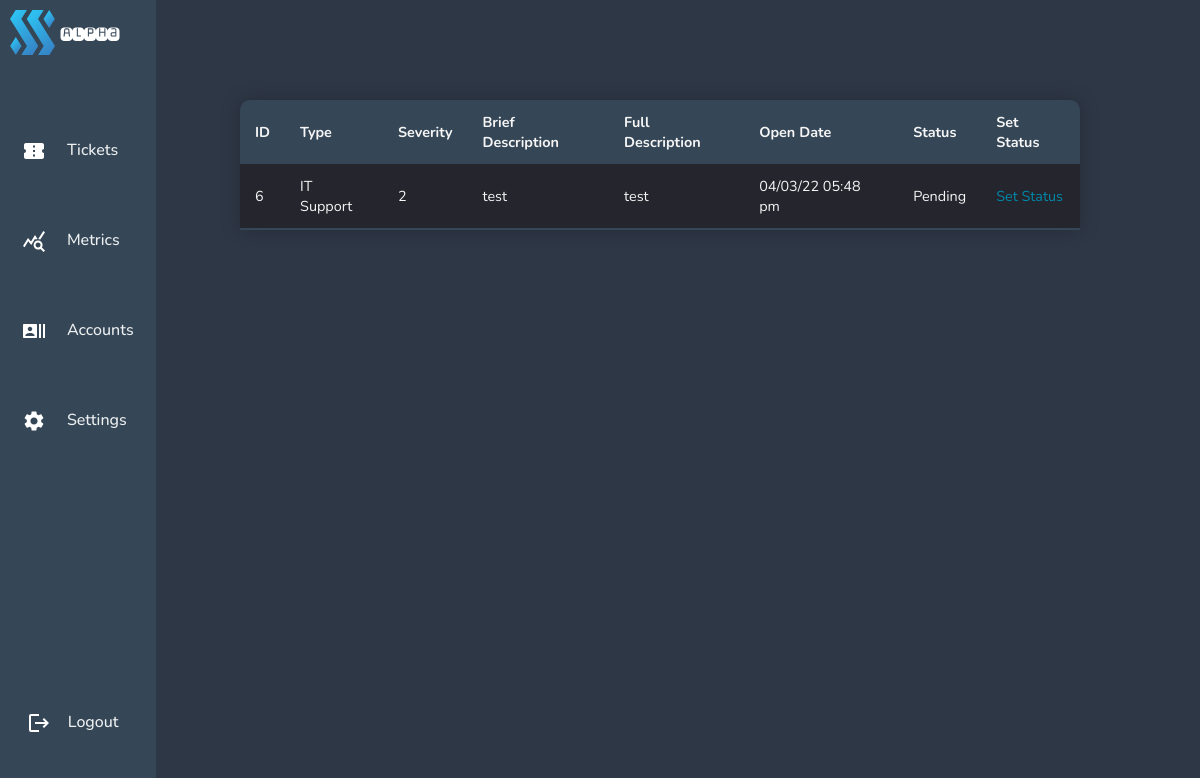
/pages/admin-select-ticket.php?id=6, run on an earlier commit of the app's database.
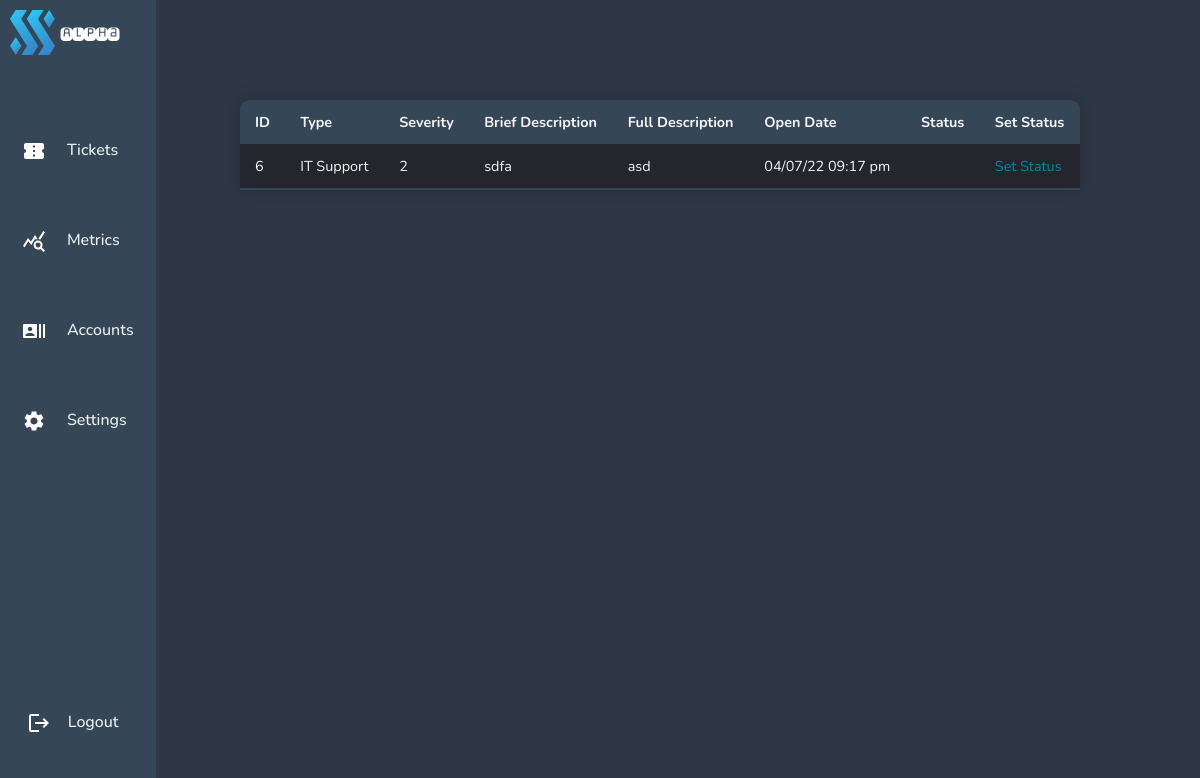
And on a later commit of the database.
### tables this page shows
CREATE TABLE "itticket" (
	"id"	INTEGER,
	"user"	INTEGER,
	"type"	TEXT,
	"severity"	TEXT,
	"brief"	INTEGER,
	"full"	TEXT,
	"createdon"	TEXT,
	"status"	TEXT,
	"comment"	TEXT,
	"updatedon"	TEXT,
	PRIMARY KEY("id"),
	FOREIGN KEY("severity") REFERENCES "itsupportservices"("id")
);

### pages/admin-select-ticket.php (the view, shortened to what this page needs)
<!DOCTYPE html>
<html lang="en">
<head>
    <?php include'../navigation/admindashnavbar.php';
    require ('../config/dbcon.php'); ?>
    <link rel="stylesheet" href="../navigation/admindashnavbar.css">
    <link rel="stylesheet" href="../css/admintickettable.css">
</head>
<body bgcolor="#2E3746">
<div class="full-screen-container">
    <?php
    if(isset($_GET['id'])) {
        $id = $_GET['id'];
        $query = "SELECT * FROM itticket where id=:id ";
        $statement = $conn->prepare($query);
        $data = [':id' => $id];
        $statement->execute($data);
        $statement->setFetchMode(PDO::FETCH_OBJ);
        $result = $statement->fetchAll();
    };
    ?>
    <table class="ticket-table">
        <thead>
        <tr>
            <th>ID</th>
            <th>Type</th>
            <th>Severity</th>
            <th>Brief Description</th>
            <th>Full Description</th>
            <th>Open Date</th>
            <th>Status</th>
            <th>Set Status</th>
        </tr>
        </thead>
        <?php foreach($result as $data) { ?>
            <tr>
                <td><?= $data->id; ?> </td>
                <td><?= $data->type; ?> </td>
                <td><?= $data->severity; ?> </td>
                <td><?= $data->brief; ?> </td>
                <td><?= $data->full; ?> </td>
                <td><?= $data->createdon ?> </td>
                <td><?= $data->status; ?> </td>
                <td>
                    <a href="admin-set-ticket-status.php?id=<?= $data->id; ?>" class="setstatus">Set Status</a>
                </td>
            </tr>
            <?php
        }
        ?>
    </table>
</div>
</body>
</html>

What changed in the data, as far as the page shows it:
changed itticket "IT Support": brief "test" → "sdfa"; full "test" → "asd"; createdon "04/03/22 05:48 pm" → "04/07/22 09:17 pm"; status "Pending" → (not shown)
